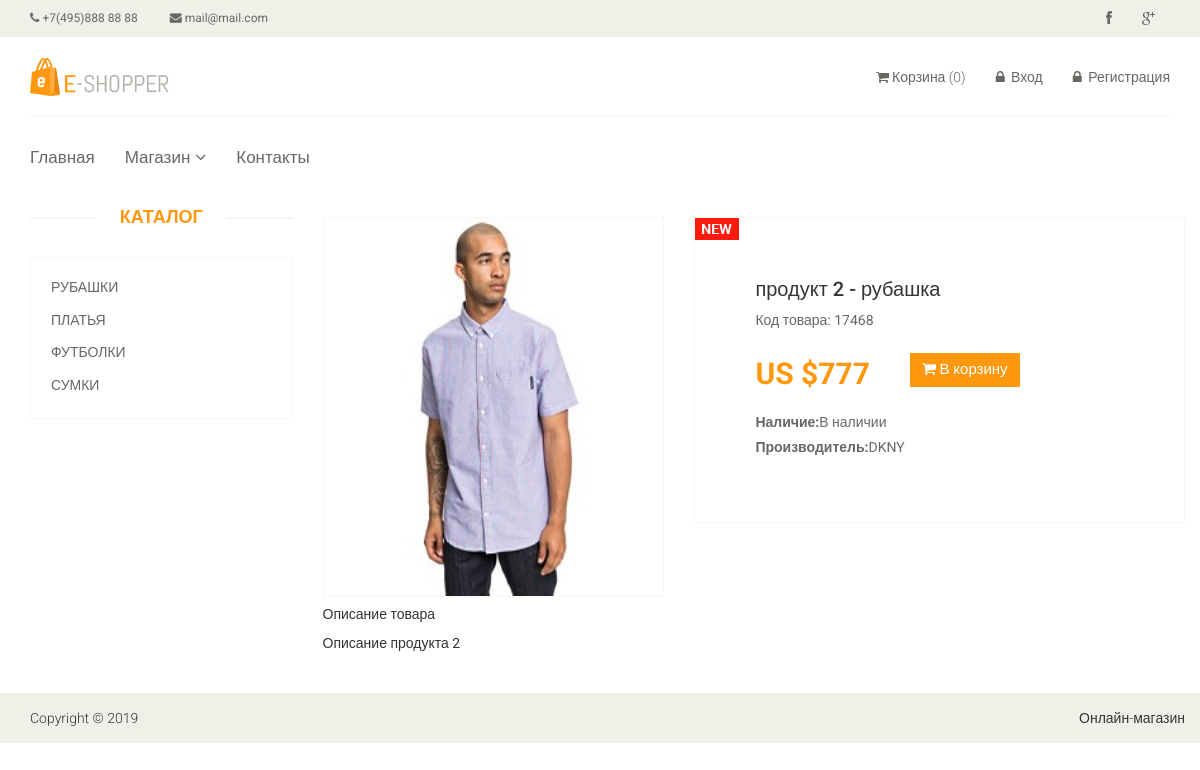
The app's page /product/2 with its own data.
### tables this page shows
CREATE TABLE IF NOT EXISTS `product` (
  `id` int(11) NOT NULL AUTO_INCREMENT,
  `name` varchar(255) NOT NULL,
  `category_id` int(11) NOT NULL,
  `code` int(11) NOT NULL,
  `price` float NOT NULL,
  `availability` int(11) NOT NULL,
  `brand` varchar(255) NOT NULL,
  `image` varchar(255) NOT NULL,
  `description` text NOT NULL,
  `is_new` int(11) NOT NULL DEFAULT '0',
  `is_recommended` int(11) NOT NULL DEFAULT '0',
  `status` int(11) NOT NULL DEFAULT '1',
  PRIMARY KEY (`id`)
);

CREATE TABLE IF NOT EXISTS `category` (
  `id` int(11) NOT NULL AUTO_INCREMENT,
  `name` varchar(255) NOT NULL,
  `sort_order` int(11) NOT NULL DEFAULT '0',
  `status` int(11) NOT NULL DEFAULT '1',
  PRIMARY KEY (`id`)
);

### config/routes.php (called while the page is built)
<?php
return array(
    'product/([0-9]+)' => 'product/view/$1',
    'catalog' => 'catalog/index',
    'category/([0-9]+)/page-([0-9]+)' => 'catalog/category/$1/$2',
    'category/([0-9]+)' => 'catalog/category/$1',
    'cart/addAjax/([0-9]+)' => 'cart/addAjax/$1',
    'cart/checkout' => 'cart/checkout',
    'cart/delete/([0-9]+)' => 'cart/delete/$1',
    'cart/add/([0-9]+)' => 'cart/add/$1',
    'cart' => 'cart/index',
    'user/register' => 'user/register',
    'user/login' => 'user/login',
    'user/logout' => 'user/logout',
    'cabinet/edit' => 'cabinet/edit',
    'cabinet' => 'cabinet/index',
    'contacts' => 'site/contact',
    '' => 'site/index',
);

### controllers/ProductController.php (called while the page is built, shortened)
<?php
class ProductController
{
    public function actionView($productId)
    {
        $categories = Category::getCategoriesList();
        $product = Product::getProductById($productId);
        require_once(ROOT . '/views/product/view.php');
        return true;
    }
}

### index.php (called while the page is built, shortened)
<?php
$router = new Router();
$router->run();

### models/Cart.php (called while the page is built, shortened)
<?php
class Cart
{
    public static function countItems()
    {
        if (isset($_SESSION['products'])) {
            $count = 0;
            foreach ($_SESSION['products'] as $id => $quantity) {
                $count = $count + $quantity;
            }
            return $count;
        } else {
            return 0;
        }
    }
}

### models/User.php (called while the page is built, shortened)
<?php
class User
{
    public static function isGuest()
    {
        return true;
    }
}

### models/Category.php (called while the page is built)
<?php
class Category
{
    public static function getCategoriesList()
    {
        $db = Db::getConnection();
        $categoryList = array();
        $result = $db->query('SELECT id, name FROM category '
                . 'ORDER BY sort_order ASC');
        $i = 0;
        while ($row = $result->fetch()) {
            $categoryList[$i]['id'] = $row['id'];
            $categoryList[$i]['name'] = $row['name'];
            $i++;
        }
        return $categoryList;
    }
}

### models/Product.php (called while the page is built, shortened)
<?php
class Product
{
    public static function getProductById($id)
    {
        $id = intval($id);
        if ($id) {
            $db = Db::getConnection();
            $result = $db->query('SELECT * FROM product WHERE id=' . $id);
            $result->setFetchMode(PDO::FETCH_ASSOC);
            return $result->fetch();
        }
    }
}

### views/product/view.php (the view)
<?php include ROOT . '/views/layouts/header.php'; ?>
<section>
    <div class="container">
        <div class="row">
                        <div class="col-sm-3">
                <div class="left-sidebar">
                    <h2>Каталог</h2>
                    <div class="panel-group category-products">
                        <?php foreach ($categories as $categoryItem): ?>
                            <div class="panel panel-default">
                                <div class="panel-heading">
                                    <h4 class="panel-title">
                                        <a href="/category/<?php echo $categoryItem['id'];?>">
                                            <?php echo $categoryItem['name'];?>
                                        </a>
                                    </h4>
                                </div>
                            </div>
                        <?php endforeach; ?>
                    </div>
                </div>
            </div>
            <div class="col-sm-9 padding-right">
                <div class="product-details">
                    <div class="row">
                        <div class="col-sm-5">
                            <div class="view-product">
                                <img src="/template/images/home/product<?php echo $product['id'];?>.jpg" alt="" />
                            </div>
                        </div>
                        <div class="col-sm-7">
                            <div class="product-information">
                                <?php if ($product['is_new']): ?>
                                    <img src="/template/images/product-details/new.jpg" class="newarrival" alt="" />
                                <?php endif; ?>
                                <h2><?php echo $product['name'];?></h2>
                                <p>Код товара: <?php echo $product['code'];?></p>
                                <span>
                                    <span>US $<?php echo $product['price'];?></span>
                                    <?php if ($product['availability']):?>
                                    <button type="button" href="#" data-id="<?php echo $product['id'];?>" class="btn btn-fefault cart">
                                        <i class="fa fa-shopping-cart"></i>
                                        В корзину
                                    </button>
                                    <?php endif;?>
                                </span>
                                <p><b>Наличие:</b><?php if ($product['availability']):?>В наличии
                                    <?php else:?>Нет в наличии<?php endif;?></p>
                                <p><b>Производитель:</b><?php echo $product['brand'];?></p>
                            </div>
                        </div>
                    </div>
                    <div class="row">
                        <div class="col-sm-12">
                            <h5>Описание товара</h5>
                            <?php echo $product['description'];?>
                        </div>
                    </div>
                </div>
            </div>
        </div>
    </div>
</section>
<?php include ROOT . '/views/layouts/footer.php'; ?>

### models/Router.php (shortened to what this page needs)
<?php
class Router
{
    private $routes;
    public function __construct()
    {
        $routesPath = ROOT . '/config/routes.php';
        $this->routes = include($routesPath);
    }
    private function getURI()
    {
        if (!empty($_SERVER['REQUEST_URI'])) {
            return trim($_SERVER['REQUEST_URI'], '/');
        }
    }
    public function run()
    {
        $uri = $this->getURI();
        foreach ($this->routes as $uriPattern => $path) {
            if (preg_match("~$uriPattern~", $uri)) {
                $internalRoute = preg_replace("~$uriPattern~", $path, $uri);
                $segments = explode('/', $internalRoute);
                $controllerName = array_shift($segments) . 'Controller';
                $actionName = 'action' . ucfirst(array_shift($segments));
                $parameters = $segments;
                $controllerObject = new $controllerName;
                $result = call_user_func_array(array($controllerObject, $actionName), $parameters);
                if ($result != null) {
                    break;
                }
            }
        }
    }
}

### views/layouts/header.php (shortened to what this page needs)
<!DOCTYPE html>
<html lang="en">
    <head>
        <link href="/template/css/bootstrap.min.css" rel="stylesheet">
        <link href="/template/css/font-awesome.min.css" rel="stylesheet">
        <link href="/template/css/prettyPhoto.css" rel="stylesheet">
        <link href="/template/css/price-range.css" rel="stylesheet">
        <link href="/template/css/animate.css" rel="stylesheet">
        <link href="/template/css/main.css" rel="stylesheet">
        <link href="/template/css/responsive.css" rel="stylesheet">
    </head>
    <body>
        <header id="header">
            <div class="header_top">
                <div class="container">
                    <div class="row">
                        <div class="col-sm-6">
                            <div class="contactinfo">
                                <ul class="nav nav-pills">
                                    <li><a><i class="fa fa-phone"></i> +7(495)888 88 88</a></li>
                                    <li><a><i class="fa fa-envelope"></i> mail@mail.com</a></li>
                                </ul>
                            </div>
                        </div>
                        <div class="col-sm-6">
                            <div class="social-icons pull-right">
                                <ul class="nav navbar-nav">
                                    <li><a href="#"><i class="fa fa-facebook"></i></a></li>
                                    <li><a href="#"><i class="fa fa-google-plus"></i></a></li>
                                </ul>
                            </div>
                        </div>
                    </div>
                </div>
            </div>
            <div class="header-middle">
                <div class="container">
                    <div class="row">
                        <div class="col-sm-4">
                            <div class="logo pull-left">
                                <a href="/"><img src="/template/images/home/logo.png" alt="" /></a>
                            </div>
                        </div>
                        <div class="col-sm-8">
                            <div class="shop-menu pull-right">
                                <ul class="nav navbar-nav">
                                    <li><a href="/cart/">
                                            <i class="fa fa-shopping-cart"></i>Корзина
                                            (<span id="cart-count"><?php echo Cart::countItems();?></span>)
                                        </a>
                                    </li>
                                    <?php if (User::isGuest()): ?>
                                        <li><a href="/user/login/"><i class="fa fa-lock"></i> Вход</a></li>
                                        <li><a href="/user/register/"><i class="fa fa-lock"></i> Регистрация</a></li>
                                    <?php else: ?>
                                        <li><a href="/cabinet/"><i class="fa fa-user"></i> Аккаунт</a></li>
                                        <li><a href="/user/logout/"><i class="fa fa-unlock"></i> Выход</a></li>
                                    <?php endif; ?>
                                </ul>
                            </div>
                        </div>
                    </div>
                </div>
            </div>
            <div class="header-bottom">
                <div class="container">
                    <div class="row">
                        <div class="col-sm-12">
                            <div class="mainmenu pull-left">
                                <ul class="nav navbar-nav collapse navbar-collapse">
                                    <li><a href="/">Главная</a></li>
                                    <li class="dropdown"><a href="#">Магазин<i class="fa fa-angle-down"></i></a>
                                    </li>
                                    <li><a href="/contacts/">Контакты</a></li>
                                </ul>
                            </div>
                        </div>
                    </div>
                </div>
            </div>
        </header>

### views/layouts/footer.php (shortened to what this page needs)
<footer id="footer">
    <div class="footer-bottom">
        <div class="container">
            <div class="row">
                <p class="pull-left">Copyright © 2019</p>
                <p class="pull-right">Онлайн-магазин</p>
            </div>
        </div>
    </div>
</footer>
</body>
</html>

### template/css/main.css (style rules this page uses)
body { font-family: 'Roboto', sans-serif; background:; position: relative; font-weight:400px; }
html, body { height: 100%; margin: 0; padding: 0; }
ul li { list-style: none; }
a { -webkit-transition: 300ms; -moz-transition: 300ms; -o-transition: 300ms; transition: 300ms; }
h1, h2, h3, h4, h5, h6 { font-family: 'Roboto', sans-serif; }
.header_top { background: none repeat scroll 0 0 #F0F0E9; }
.contactinfo ul li:first-child { margin-left: -15px; }
.contactinfo ul li a { font-size: 12px; color: #696763; font-family: 'Roboto', sans-serif; }
.social-icons ul li a { border: 0 none; border-radius: 0; color: #696763; padding:0px; }
.social-icons ul li { display:inline-block; }
.social-icons ul li a i { padding: 11px 15px; transition: all 0.9s ease 0s; -moz-transition: all 0.9s ease 0s; -webkit-transition: all 0.9s ease 0s; -o-transition: all 0.9s ease 0s; }
.header-middle .container .row { border-bottom: 1px solid #f5f5f5; margin-left: 0; margin-right: 0; padding-bottom: 20px; padding-top: 20px; }
.header-middle .container .row .col-sm-4 { padding-left: 0; }
.header-middle .container .row .col-sm-8 { padding-right:0; }
.shop-menu ul li { display:inline-block; padding-left: 15px; padding-right: 15px; }
.shop-menu ul li:last-child { padding-right: 0; }
.shop-menu ul li a { background: #FFFFFF; color: #696763; font-family: 'Roboto', sans-serif; font-size: 14px; font-weight: 300; padding:0; padding-right: 0; margin-top: 10px; }
.shop-menu ul li a i { margin-right:3px; }
.header-bottom { padding-bottom: 30px; padding-top: 30px; }
.navbar-collapse.collapse { padding-left: 0; }
.mainmenu ul li { padding-right: 15px; padding-left: 15px; }
.mainmenu ul li:first-child { padding-left: 0px; }
.mainmenu ul li a { color: #696763; font-family: 'Roboto', sans-serif; font-size: 17px; font-weight: 300; padding: 0; padding-bottom: 10px; }
.fa-angle-down { padding-left: 5px; }
#footer { left: 0; bottom: 0; padding-bottom: 0; background: #F0F0E9; height: 50px; }
.footer-bottom { left: 0; bottom: 0; padding-bottom: 0; padding-top: 15px; }
.footer-bottom p { color: #363432; font-family: 'Roboto', sans-serif; font-weight: 300; margin-left: 15px; }
.category-products { border: 1px solid #F7F7F0; margin-bottom: 35px; padding-bottom: 20px; padding-top: 15px; }
.left-sidebar h2, .brands_products h2 { color: #FE980F; font-family: 'Roboto', sans-serif; font-size: 18px; font-weight: 700; margin: 0 auto 30px; text-align: center; text-transform: uppercase; position: relative; z-index:3; }
.left-sidebar h2:after, h2.title:after { content: " "; position: absolute; border: 1px solid #f5f5f5; bottom:8px; left: 0; width: 100%; height: 0; z-index: -2; }
.left-sidebar h2:before { content: " "; position: absolute; background: #fff; bottom: -6px; width: 130px; height: 30px; z-index: -1; left: 50%; margin-left: -65px; }
.category-products .panel { background-color: #FFFFFF; border: 0px; border-radius: 0px; box-shadow:none; margin-bottom: 0px; }
.category-products .panel-default .panel-heading { background-color: #FFFFFF; border: 0 none; color: #FFFFFF; padding: 5px 20px; }
.category-products .panel-default .panel-heading .panel-title a { color: #696763; font-family: 'Roboto', sans-serif; font-size: 14px; text-decoration: none; text-transform: uppercase; }
.padding-right { padding-right: 0; }
.product-details { overflow:hidden; }
.product-details { margin-bottom: 40px; overflow: hidden; margin-top: 10px; }
.view-product { position: relative; }
.view-product img { border: 1px solid #F7F7F0; height: 380px; width: 100%; }
.product-information { border: 1px solid #F7F7F0; overflow: hidden; padding-bottom: 60px; padding-left: 60px; padding-top: 60px; position: relative; }
.newarrival { position:absolute; top:0; left:0 }
.product-information h2 { color: #363432; font-family: 'Roboto', sans-serif; font-size: 20px; margin-top: 0; }
.product-information p { color: #696763; font-family: 'Roboto', sans-serif; margin-bottom: 5px; }
.product-information span { display: inline-block; margin-bottom: 8px; margin-top: 18px; }
.product-information span span { color: #FE980F; float: left; font-family: 'Roboto', sans-serif; font-size: 30px; font-weight: 700; margin-right: 20px; margin-top: 0px; }
.cart { background: #FE980F; border: 0 none; border-radius: 0; color: #FFFFFF; font-family: 'Roboto', sans-serif; font-size: 15px; margin-bottom: 10px; margin-left: 20px; }

### records on screen
product: is_new 1 (drawn), name "продукт 2 - рубашка", code "17468", price "777", availability "В наличии", brand "DKNY", description "Описание продукта 2"
category: name "РУБАШКИ"
category: name "ПЛАТЬЯ"
category: name "ФУТБОЛКИ"
category: name "СУМКИ"
